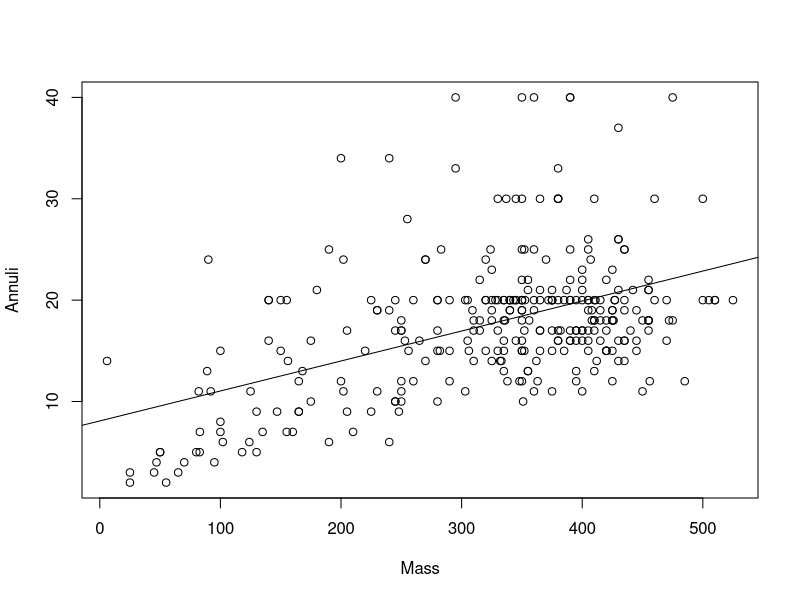
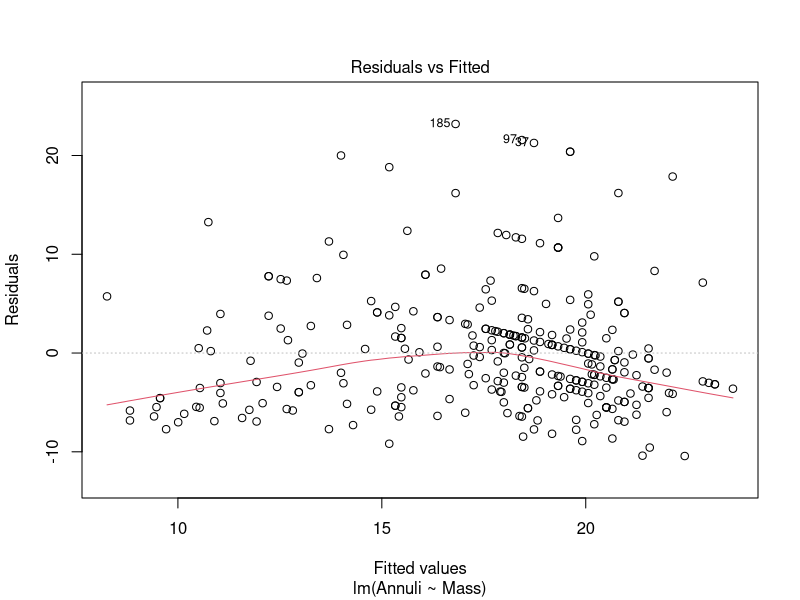
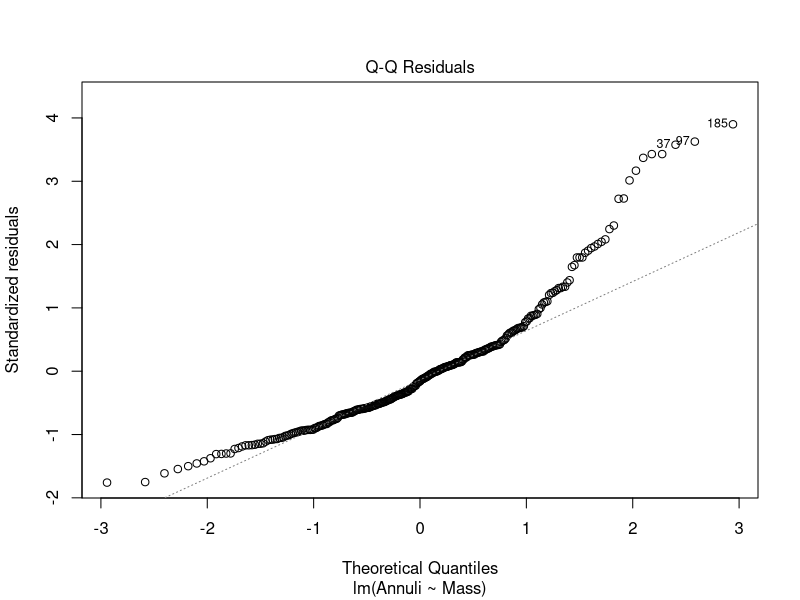
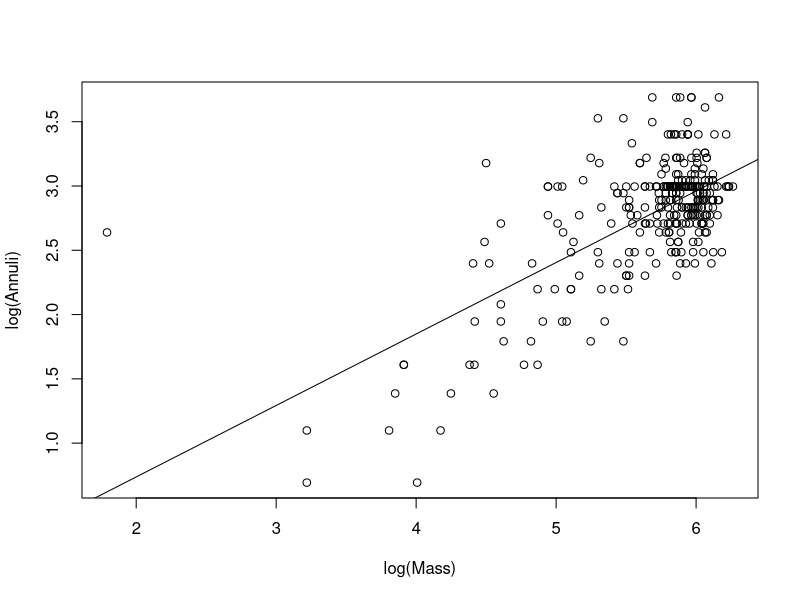
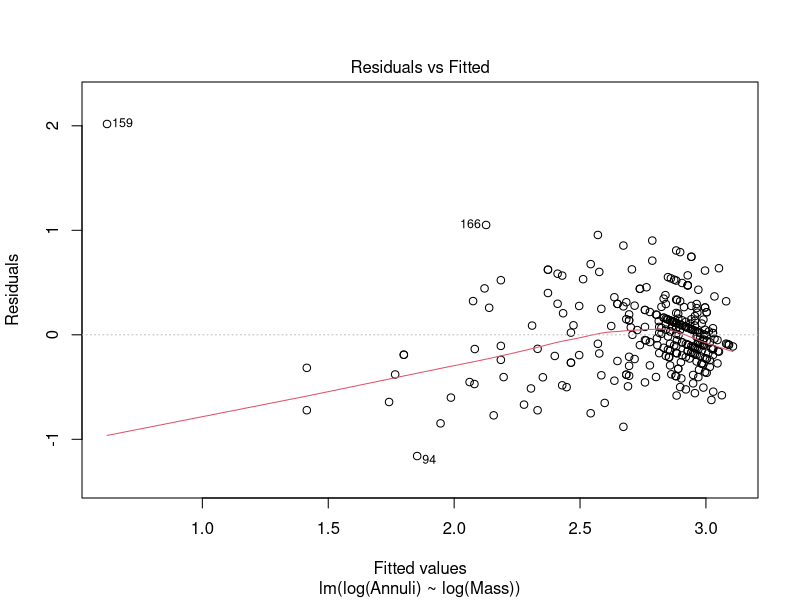
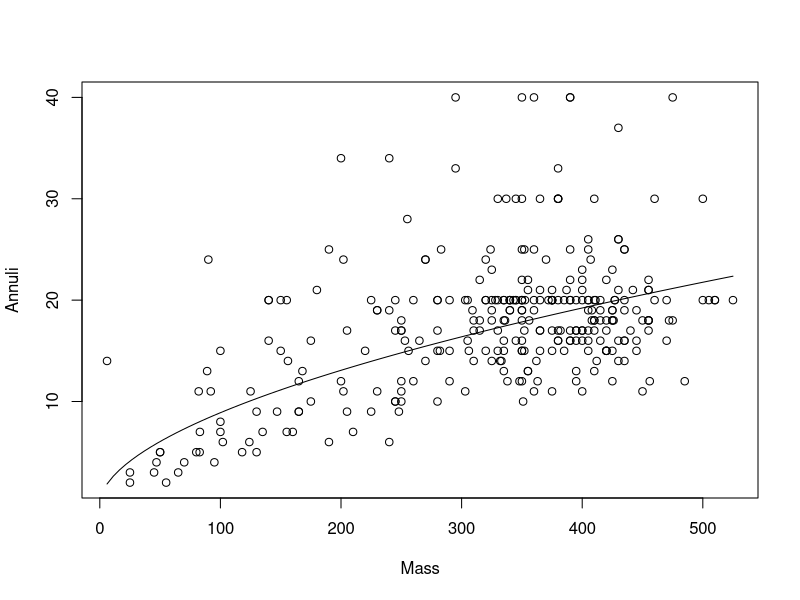
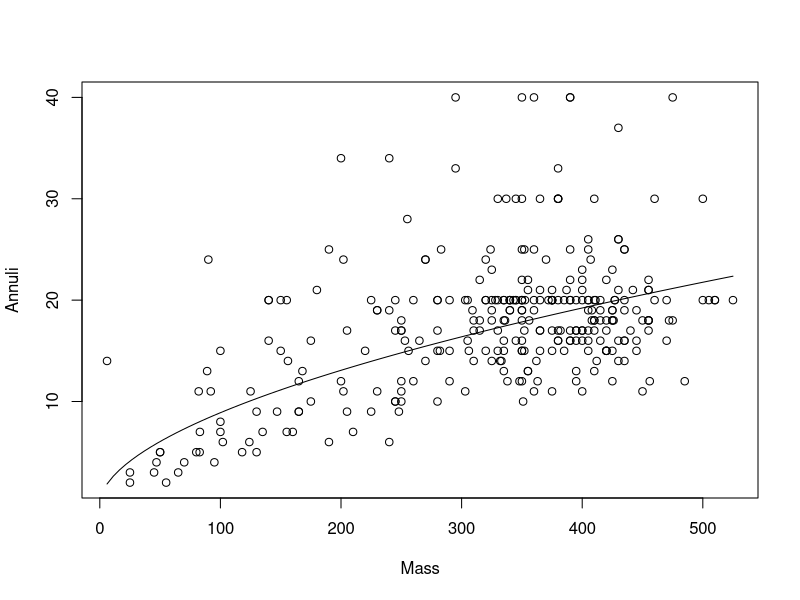
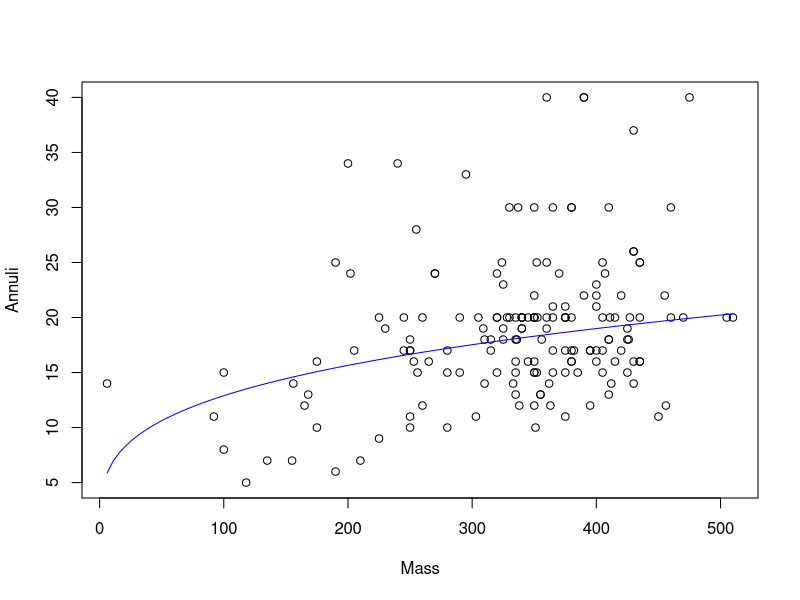

Write R code to recreate these figures, in order.
## ---- chunk 1
library(readr)

Turtles <- read_csv("Turtles.csv")

head(Turtles)
## ---- chunk 2
lsrl = lm(Annuli~Mass, data = Turtles)
lsrl
## ---- chunk 3
plot(Annuli~Mass, data = Turtles)
abline(lsrl)
## ---- chunk 4
Predicted = Turtles$Mass * lsrl$coefficients[2] + lsrl$coefficients[1]
Residual = Turtles$Annuli - Predicted

Predicted[40]
Residual[40]
## ---- chunk 5
largest_negative = min(Residual)
largest_negative
## ---- chunk 6
largest_positive = max(Residual)
largest_positive
## ---- chunk 7
plot(lsrl, 1:2)
# The red line is around 0 and is relatively flat. The conditions for the linear model are met.
# The QQ plot shows the same thing. There are a lot of points on the line or close to the line.
## ---- chunk 8
log_model = lm(log(Annuli)~log(Mass), data = Turtles)
summary(log_model)
## ---- chunk 9
exp(-0.37469)
## ---- chunk 10
plot(log(Annuli)~log(Mass), data = Turtles)
abline(log_model)

plot(log_model, 1)

plot(Annuli~Mass, data = Turtles)
curve(0.6875024*(x^0.55594), add=TRUE)
## ---- chunk 11
plot(Annuli~Mass, data = Turtles)
curve(0.6875024*(x^0.55594), add=TRUE)
## ---- chunk 12
log_annuli = 0.6875024*(390^0.55594)
difference = Turtles$Annuli[40] - log_annuli

log_annuli
difference
## ---- chunk 13
Male_turtles = Turtles[Turtles$Sex == "Male",]
Female_turtles = Turtles[Turtles$Sex == "Female",]

Male_turtles
Female_turtles
## ---- chunk 14
male_log_model = lm(log(Annuli)~log(Mass), data = Male_turtles)
summary(male_log_model)

female_log_model = lm(log(Annuli)~log(Mass), data = Female_turtles)
summary(female_log_model)
## ---- chunk 15
plot(Annuli~Mass, data = Male_turtles)
curve(exp(1.26995)*(x^0.27945), add=TRUE, col=c("blue", "blue"))

plot(Annuli~Mass, data = Female_turtles)
curve(exp(-0.20412)*(x^0.52467), add=TRUE, col=c("pink", "pink"))
# Annuli is more correlated with mass for females compared to males. 
# This is proven on the graphs where the females have less variance compared to the males.
